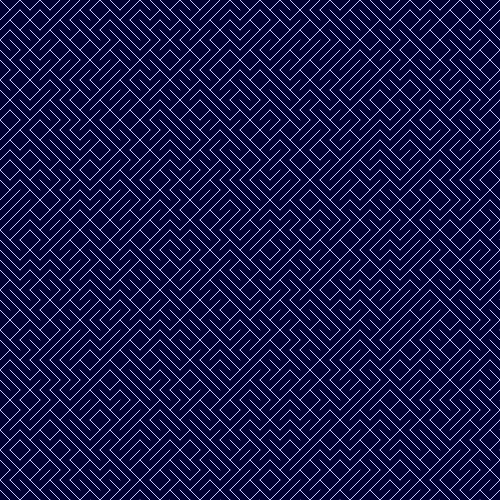
Frame 1 (no input)
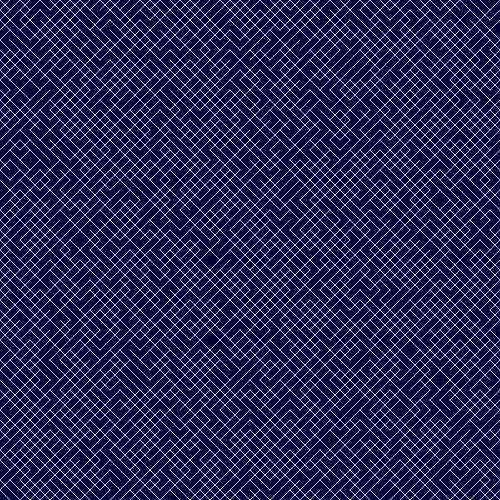
Frame 2 (the mouse pressed at the canvas centre, redrawn once)

The p5.js sketch that drew these frames (run headless with seeded random() and noise() and a simulated clock; the mouse was pressed at the canvas centre and the sketch redrawn once):

// p5.js sketch
// ── sketch.js
function setup() {
  createCanvas(500,500);
  background(0,0,50);
  stroke(200,200,255);
  noLoop();
}

function draw() {
  for(var e = 0; e <= height/10; e++){
    for(var i = 0; i <= width/10;i++){
    if(random(1)>0.5){
      line(i*10+0,e*10+0,i*10+10,e*10+10);
    } else {
        line(i*10+0,e*10+10,i*10+10,e*10+0);
    }
    }
  }
}
